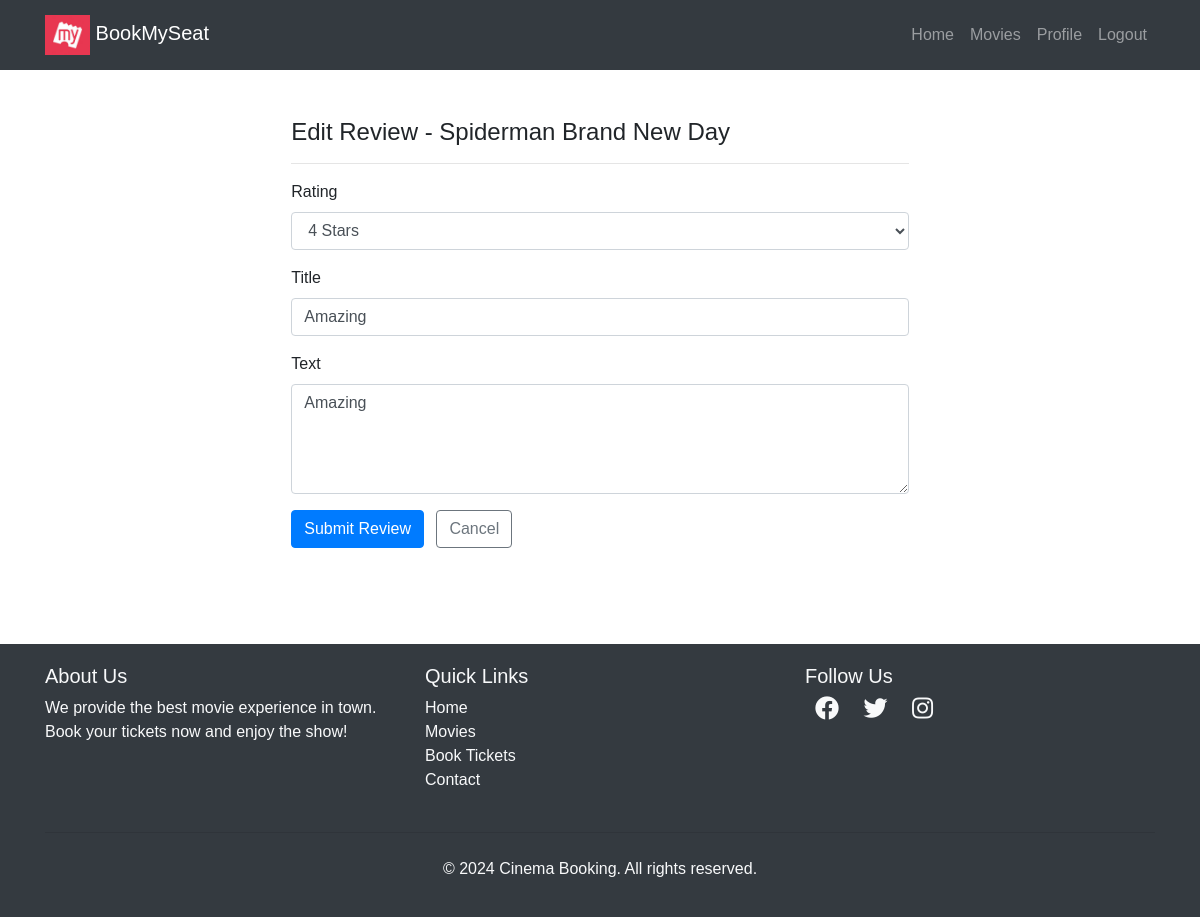
Page /movies/review/10/edit/ (signed in) on the committed database.
### movies/models.py (models this page shows, shortened)
class Movie(models.Model):
    STATUS_CHOICES = [
        ('upcoming', 'Upcoming'),
        ('now_showing', 'Now Showing'),
        ('ended', 'Ended'),
    ]
    title = models.CharField(max_length=255)
    description = models.TextField(blank=True, null=True)
    duration_minutes = models.PositiveIntegerField(default=0, help_text='Duration in minutes')
    release_date = models.DateField(null=True, blank=True)
    age_certification = models.CharField(
        max_length=10,
        help_text='e.g. U, UA, A, PG-13, R',
        blank=True
    )
    trailer_url = models.URLField(
        blank=True,
        null=True,
        help_text='YouTube trailer URL'
    )
    status = models.CharField(max_length=20, choices=STATUS_CHOICES, default='upcoming')
    poster = models.ImageField(upload_to='movies/posters/', blank=True, null=True)
    genres = models.ManyToManyField(Genre, blank=True, related_name='movies')
    languages = models.ManyToManyField(Language, blank=True, related_name='movies')
    cast = models.ManyToManyField(CastMember, blank=True, related_name='movies')
    name = models.CharField(max_length=255, blank=True, editable=False)
    image = models.ImageField(upload_to='movies/', blank=True, null=True)
    rating = models.DecimalField(max_digits=3, decimal_places=1, default=0.0)
    review_count = models.PositiveIntegerField(default=0, editable=False)
    class Meta:
        ordering = ['-release_date']

class Review(models.Model):
    RATING_CHOICES = [(i, f'{i} Star{"s" if i > 1 else ""}') for i in range(1, 6)]
    movie = models.ForeignKey(Movie, on_delete=models.CASCADE, related_name='reviews')
    user = models.ForeignKey(User, on_delete=models.CASCADE, related_name='reviews')
    rating = models.PositiveSmallIntegerField(choices=RATING_CHOICES)
    title = models.CharField(max_length=150)
    text = models.TextField()
    is_active = models.BooleanField(default=True)
    is_verified = models.BooleanField(
        default=False,
        help_text='Auto-set: user has a completed/confirmed booking for this movie'
    )
    moderation_note = models.TextField(
        blank=True,
        help_text='Internal note visible only to admins. Not shown to users.'
    )
    created_at = models.DateTimeField(auto_now_add=True)
    updated_at = models.DateTimeField(auto_now=True)
    class Meta:
        ordering = ['-created_at']
        unique_together = ('movie', 'user')
        indexes = [
            models.Index(fields=['movie', 'is_active']),
        ]

### movies/views.py (the view)
# urls.py: path('review/<int:review_id>/edit/', views.edit_review, name='edit_review'),
@login_required(login_url='/login/')
def edit_review(request, review_id):
    review = get_object_or_404(Review, id=review_id, user=request.user)
    movie = review.movie
    if request.method == 'POST':
        form = ReviewForm(request.POST, instance=review)
        if form.is_valid():
            try:
                form.save()
                messages.success(request, 'Review updated.')
                return redirect('movie_detail', movie_id=movie.id)
            except ValidationError as e:
                form.add_error(None, e)
    else:
        form = ReviewForm(instance=review)
    return render(request, 'movies/review_form.html', {
        'form': form,
        'movie': movie,
        'action': 'Edit',
    })

### movies/forms.py
class ReviewForm(forms.ModelForm):
    class Meta:
        model = Review
        fields = ['rating', 'title', 'text']
        widgets = {
            'rating': forms.Select(attrs={'class': 'form-control'}),
            'title': forms.TextInput(attrs={'class': 'form-control', 'placeholder': 'Review title'}),
            'text': forms.Textarea(attrs={'class': 'form-control', 'rows': 4, 'placeholder': 'Write your review...'}),
        }

### templates/movies/review_form.html (shortened to what this page needs)
{% extends "users/basic.html" %}
{% block content %}
<div class="container py-5">
  <div class="row justify-content-center">
    <div class="col-md-7">
      <h4>{{ action }} Review - {{ movie.title }}</h4>
      <hr>
      <form method="post">
        {% for field in form %}
        <div class="form-group">
          <label>{{ field.label }}</label>
          {{ field }}
        </div>
        {% endfor %}
        <button type="submit" class="btn btn-primary">Submit Review</button>
        <a href="{% url 'movie_detail' movie.id %}" class="btn btn-outline-secondary ml-2">Cancel</a>
      </form>
    </div>
  </div>
</div>
{% endblock %}

### templates/users/basic.html (style rules this page uses)
body { font-family: Arial, sans-serif; }

### rows in the picture
Movie: title "Spiderman Brand New Day"
Review: form "4 Stars" "Amazing" "Amazing"

### other values in the picture
{{ action }} "Edit"
{{ field.label }} "Rating" "Title" "Text"
